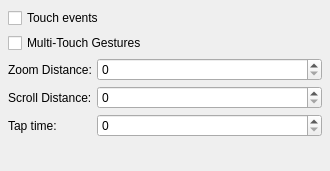
<?xml version="1.0" encoding="UTF-8"?>
<ui version="4.0">
 <class>TouchWidget</class>
 <widget class="QWidget" name="TouchWidget">
  <property name="geometry">
   <rect>
    <x>0</x>
    <y>0</y>
    <width>330</width>
    <height>171</height>
   </rect>
  </property>
  <property name="windowTitle">
   <string>Touch Settings</string>
  </property>
  <layout class="QFormLayout" name="formLayout">
   <property name="horizontalSpacing">
    <number>5</number>
   </property>
   <property name="verticalSpacing">
    <number>5</number>
   </property>
   <property name="margin">
    <number>8</number>
   </property>
   <item row="0" column="0" colspan="2">
    <widget class="QCheckBox" name="touchEventsCheckBox">
     <property name="toolTip">
      <string>Turns on/off Touch events (default is enable/on).</string>
     </property>
     <property name="text">
      <string>Touch events</string>
     </property>
    </widget>
   </item>
   <item row="1" column="0" colspan="2">
    <widget class="QCheckBox" name="gesturesCheckBox">
     <property name="toolTip">
      <string>Turns on/off multi-touch gesture events (default is enable/on). </string>
     </property>
     <property name="text">
      <string>Multi-Touch Gestures</string>
     </property>
    </widget>
   </item>
   <item row="2" column="0">
    <widget class="QLabel" name="label">
     <property name="toolTip">
      <string>Minimum distance for a zoom gesture (default is 50).</string>
     </property>
     <property name="text">
      <string>Zoom Distance:</string>
     </property>
     <property name="buddy">
      <cstring>zoomDistanceBox</cstring>
     </property>
    </widget>
   </item>
   <item row="2" column="1">
    <widget class="KIntSpinBox" name="zoomDistanceBox">
     <property name="maximum">
      <number>200</number>
     </property>
    </widget>
   </item>
   <item row="3" column="0">
    <widget class="QLabel" name="label_2">
     <property name="toolTip">
      <string>Minimum motion before sending a scroll gesture (default is 20).</string>
     </property>
     <property name="text">
      <string>Scroll Distance:</string>
     </property>
     <property name="buddy">
      <cstring>scrollDistanceBox</cstring>
     </property>
    </widget>
   </item>
   <item row="3" column="1">
    <widget class="KIntSpinBox" name="scrollDistanceBox">
     <property name="maximum">
      <number>200</number>
     </property>
    </widget>
   </item>
   <item row="4" column="0">
    <widget class="QLabel" name="label_3">
     <property name="toolTip">
      <string>Minimum time between taps for a right click (default is 250)</string>
     </property>
     <property name="text">
      <string>Tap time:</string>
     </property>
     <property name="buddy">
      <cstring>tapTimeBox</cstring>
     </property>
    </widget>
   </item>
   <item row="4" column="1">
    <widget class="KIntSpinBox" name="tapTimeBox">
     <property name="maximum">
      <number>1000</number>
     </property>
    </widget>
   </item>
  </layout>
 </widget>
 <customwidgets>
  <customwidget>
   <class>KIntSpinBox</class>
   <extends>QSpinBox</extends>
   <header>knuminput.h</header>
  </customwidget>
 </customwidgets>
 <resources/>
 <connections>
  <connection>
   <sender>touchEventsCheckBox</sender>
   <signal>clicked()</signal>
   <receiver>TouchWidget</receiver>
   <slot>profileChanged()</slot>
   <hints>
    <hint type="sourcelabel">
     <x>80</x>
     <y>21</y>
    </hint>
    <hint type="destinationlabel">
     <x>262</x>
     <y>33</y>
    </hint>
   </hints>
  </connection>
  <connection>
   <sender>gesturesCheckBox</sender>
   <signal>clicked()</signal>
   <receiver>TouchWidget</receiver>
   <slot>profileChanged()</slot>
   <hints>
    <hint type="sourcelabel">
     <x>151</x>
     <y>43</y>
    </hint>
    <hint type="destinationlabel">
     <x>301</x>
     <y>60</y>
    </hint>
   </hints>
  </connection>
  <connection>
   <sender>zoomDistanceBox</sender>
   <signal>valueChanged(int)</signal>
   <receiver>TouchWidget</receiver>
   <slot>profileChanged()</slot>
   <hints>
    <hint type="sourcelabel">
     <x>138</x>
     <y>70</y>
    </hint>
    <hint type="destinationlabel">
     <x>236</x>
     <y>75</y>
    </hint>
   </hints>
  </connection>
  <connection>
   <sender>scrollDistanceBox</sender>
   <signal>valueChanged(int)</signal>
   <receiver>TouchWidget</receiver>
   <slot>profileChanged()</slot>
   <hints>
    <hint type="sourcelabel">
     <x>134</x>
     <y>99</y>
    </hint>
    <hint type="destinationlabel">
     <x>300</x>
     <y>101</y>
    </hint>
   </hints>
  </connection>
  <connection>
   <sender>tapTimeBox</sender>
   <signal>valueChanged(int)</signal>
   <receiver>TouchWidget</receiver>
   <slot>profileChanged()</slot>
   <hints>
    <hint type="sourcelabel">
     <x>133</x>
     <y>127</y>
    </hint>
    <hint type="destinationlabel">
     <x>289</x>
     <y>132</y>
    </hint>
   </hints>
  </connection>
 </connections>
 <slots>
  <slot>profileChanged()</slot>
 </slots>
</ui>
